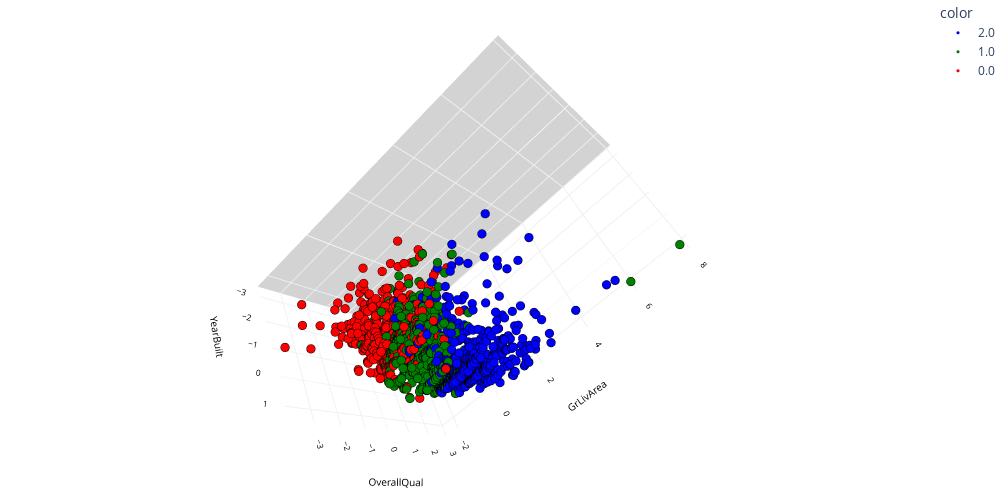

The code cell stored with this chart in its notebook:
### Code cell
# Before PCA
colors = ['blue', 'green', 'red']
fig = px.scatter_3d(df, x='OverallQual', y='GrLivArea', z='YearBuilt', color=df['y'].astype(str), color_discrete_sequence=colors, height=500, width=1000)
fig.update_layout(showlegend=True,
                  scene_camera=dict(up=dict(x=0, y=0, z=1), 
                                    center=dict(x=0, y=0, z=-0.1),
                                    eye=dict(x=1.5, y=-1.4, z=0.5)),
                  margin=dict(l=0, r=0, b=0, t=0),
                  scene=dict(xaxis=dict(backgroundcolor='white',
                                        color='black',
                                        gridcolor='#f0f0f0',
                                        title_font=dict(size=10),
                                        tickfont=dict(size=10)),
                             yaxis=dict(backgroundcolor='white',
                                        color='black',
                                        gridcolor='#f0f0f0',
                                        title_font=dict(size=10),
                                        tickfont=dict(size=10)),
                             zaxis=dict(backgroundcolor='lightgrey',
                                        color='black', 
                                        gridcolor='#f0f0f0',
                                        title_font=dict(size=10),
                                        tickfont=dict(size=10))))
fig.update_traces(marker=dict(size=3, line=dict(color='black', width=0.1)))
fig.show()

### Figure 1 — Plotly figure (JSON) as saved in the notebook; plotly's stock layout.template omitted (floating-point values rounded to 4 significant figures; data arrays with more than 128 entries replaced by an {"elided": "..."} marker saying what was removed)
{"data": [{"hovertemplate": "color=2.0<br>OverallQual=%{x}<br>GrLivArea=%{y}<br>YearBuilt=%{z}<extra></extra>", "legendgroup": "2.0", "marker": {"color": "blue", "line": {"color": "black", "width": 0.1}, "size": 3, "symbol": "circle"}, "mode": "markers", "name": "2.0", "scene": "scene", "showlegend": true, "type": "scatter3d", "x": {"elided": "483 float values"}, "y": {"elided": "483 float values"}, "z": {"elided": "483 float values"}}, {"hovertemplate": "color=1.0<br>OverallQual=%{x}<br>GrLivArea=%{y}<br>YearBuilt=%{z}<extra></extra>", "legendgroup": "1.0", "marker": {"color": "green", "line": {"color": "black", "width": 0.1}, "size": 3, "symbol": "circle"}, "mode": "markers", "name": "1.0", "scene": "scene", "showlegend": true, "type": "scatter3d", "x": {"elided": "478 float values"}, "y": {"elided": "478 float values"}, "z": {"elided": "478 float values"}}, {"hovertemplate": "color=0.0<br>OverallQual=%{x}<br>GrLivArea=%{y}<br>YearBuilt=%{z}<extra></extra>", "legendgroup": "0.0", "marker": {"color": "red", "line": {"color": "black", "width": 0.1}, "size": 3, "symbol": "circle"}, "mode": "markers", "name": "0.0", "scene": "scene", "showlegend": true, "type": "scatter3d", "x": {"elided": "486 float values"}, "y": {"elided": "486 float values"}, "z": {"elided": "486 float values"}}], "layout": {"dragmode": "zoom", "height": 500, "legend": {"title": {"text": "color"}, "tracegroupgap": 0}, "margin": {"b": 0, "l": 0, "r": 0, "t": 0}, "scene": {"aspectmode": "auto", "aspectratio": {"x": 0.9717, "y": 1.508, "z": 0.6823}, "camera": {"center": {"x": 8.327e-17, "y": 1.388e-16, "z": -0.1}, "eye": {"x": -1.981, "y": 0.8824, "z": 1.494}, "projection": {"type": "perspective"}, "up": {"x": -0.292, "y": 0.6355, "z": -0.7148}}, "domain": {"x": [0, 1], "y": [0, 1]}, "dragmode": "orbit", "xaxis": {"backgroundcolor": "white", "color": "black", "gridcolor": "#f0f0f0", "tickfont": {"size": 10}, "title": {"font": {"size": 10}, "text": "OverallQual"}, "type": "linear"}, "yaxis": {"backgroundcolor": "white", "color": "black", "gridcolor": "#f0f0f0", "tickfont": {"size": 10}, "title": {"font": {"size": 10}, "text": "GrLivArea"}, "type": "linear"}, "zaxis": {"backgroundcolor": "lightgrey", "color": "black", "gridcolor": "#f0f0f0", "tickfont": {"size": 10}, "title": {"font": {"size": 10}, "text": "YearBuilt"}, "type": "linear"}}, "showlegend": true, "width": 1000}}
